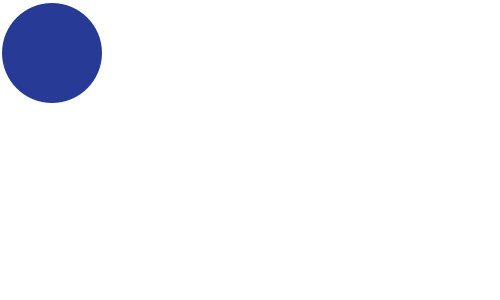
Frame 1 (no input)
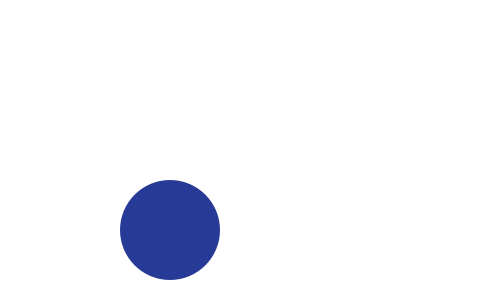
Frame 60 (the mouse pressed at the canvas centre just before this capture)
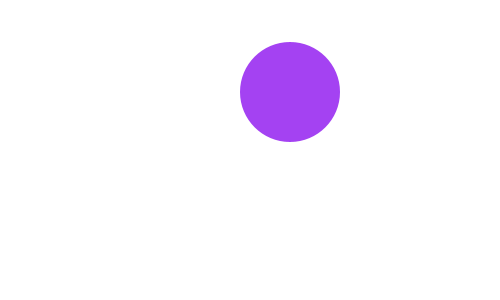
Frame 120 (the mouse held since frame 60 and released just before this capture)

The Processing sketch that drew these frames (run headless with seeded random() and noise(); from frame 60 on, the mouse is pressed at the canvas centre):

// Processing sketch: BouncingCircle1
// ── BouncingCircle1.pde
int xPos = 50;
int yPos = 50;
int xSpeed = 2;
int ySpeed = 3;
color circleColor = color(39, 58, 150);

void setup() {
  size(500, 300);
}

void draw() {
  background(255, 255, 255);
  // Check if ball hit right wall
  if (xPos > width - (100 / 2)) {
    xSpeed *= -1;
    circleColor = color(random(255), random(255), random(255));
  }
  // Check if ball hit left wall    
  if (xPos < 0 + (100 / 2)) {
    xSpeed *= -1;
    circleColor = color(random(255), random(255), random(255));
  }
  // Check if ball hit bottom wall
  if (yPos > height - (100 / 2)) {
    ySpeed *= -1;
    circleColor = color(random(255), random(255), random(255));
  }
  // Check if ball hit top wall
  if (yPos < 0 + (100 / 2)) {
    ySpeed *= -1;
    circleColor = color(random(255), random(255), random(255));
  }
  /* Adjust the x and y-coordinates of the 
   center of the circle */
  xPos += xSpeed;
  yPos += ySpeed;
  fill(circleColor);
  noStroke();
  ellipse(xPos, yPos, 100, 100);
} 
